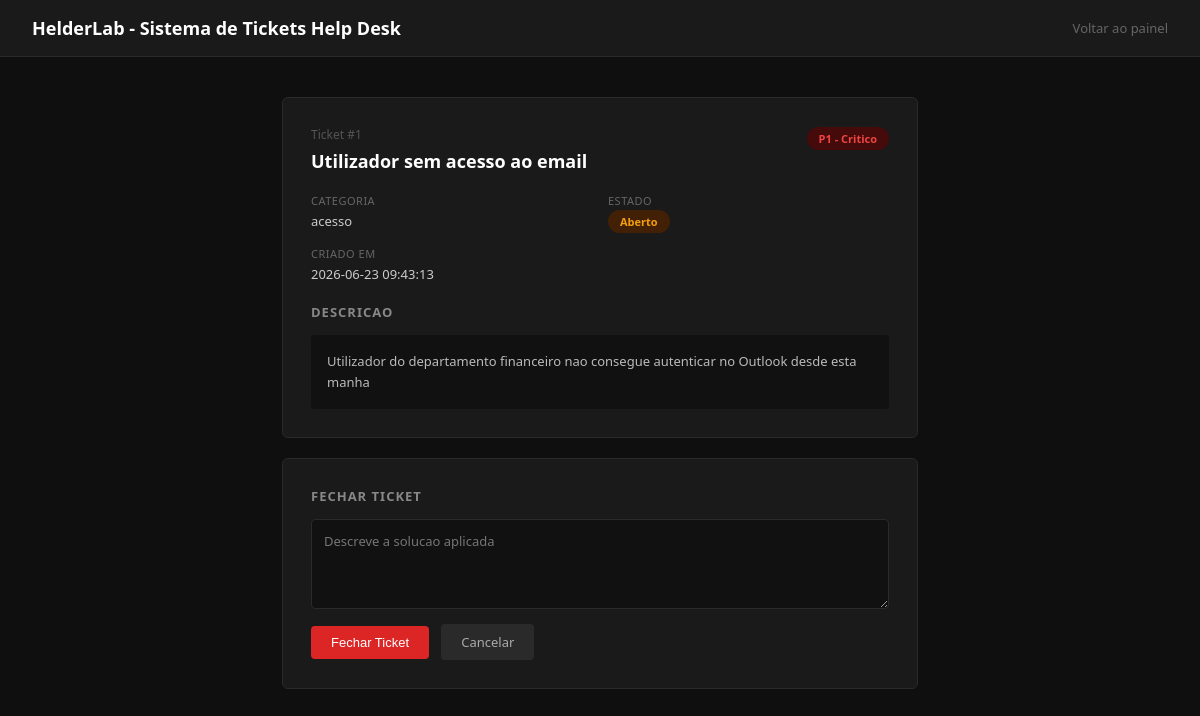
The app's page /ticket/1 with its own data.
### tables this page shows
CREATE TABLE tickets (
            id INTEGER PRIMARY KEY AUTOINCREMENT,
            titulo TEXT NOT NULL,
            descricao TEXT NOT NULL,
            categoria TEXT NOT NULL,
            prioridade TEXT NOT NULL,
            estado TEXT DEFAULT 'Aberto',
            criado_em TEXT NOT NULL,
            fechado_em TEXT,
            resolucao TEXT
        );

### app.py (the view)
@app.route('/ticket/<int:ticket_id>')
def ver_ticket(ticket_id):
    ticket = get_ticket(ticket_id)
    return render_template('ticket.html', ticket=ticket)

### models.py (called while the page is built)
def get_ticket(ticket_id):
    conn = sqlite3.connect(DB)
    conn.row_factory = sqlite3.Row
    c = conn.cursor()
    c.execute('SELECT * FROM tickets WHERE id = ?', (ticket_id,))
    row = c.fetchone()
    conn.close()
    return dict(row) if row else None

### templates/ticket.html (shortened to what this page needs)
<!DOCTYPE html>
<html lang="pt">
<head>
</head>
<body>
<header>
    <h1>HelderLab - Sistema de Tickets Help Desk</h1>
    <a href="/" style="color:#666; font-size:13px;">Voltar ao painel</a>
</header>
<div class="container">
    <div class="card">
        <div class="ticket-header">
            <div>
                <div class="ticket-id">Ticket #{{ ticket.id }}</div>
                <div class="ticket-titulo">{{ ticket.titulo }}</div>
            </div>
            <div>
                {% if 'P1' in ticket.prioridade %}
                    <span class="badge badge-p1">{{ ticket.prioridade }}</span>
                {% elif 'P2' in ticket.prioridade %}
                    <span class="badge badge-p2">{{ ticket.prioridade }}</span>
                {% else %}
                    <span class="badge badge-p3">{{ ticket.prioridade }}</span>
                {% endif %}
            </div>
        </div>
        <div class="info-grid">
            <div class="info-item">
                <div class="label">Categoria</div>
                <div class="val">{{ ticket.categoria }}</div>
            </div>
            <div class="info-item">
                <div class="label">Estado</div>
                <div class="val">
                    {% if ticket.estado == 'Aberto' %}
                        <span class="badge badge-aberto">Aberto</span>
                    {% else %}
                        <span class="badge badge-fechado">Fechado</span>
                    {% endif %}
                </div>
            </div>
            <div class="info-item">
                <div class="label">Criado em</div>
                <div class="val">{{ ticket.criado_em }}</div>
            </div>
        </div>
        <h3>Descricao</h3>
        <div class="descricao">{{ ticket.descricao }}</div>
    </div>
    {% if ticket.estado == 'Aberto' %}
    <div class="card">
        <h3>Fechar Ticket</h3>
        <form method="POST" action="/fechar/{{ ticket.id }}">
            <textarea name="resolucao" required placeholder="Descreve a solucao aplicada"></textarea>
            <button type="submit" class="btn btn-danger">Fechar Ticket</button>
            <a href="/" class="btn btn-secondary">Cancelar</a>
        </form>
    </div>
    {% endif %}
</div>
</body>
</html>

### templates/ticket.html (style rules this page uses)
* { margin: 0; padding: 0; box-sizing: border-box; }
body { font-family: 'Segoe UI', sans-serif; background: #0f0f0f; color: #e0e0e0; }
header { background: #1a1a1a; border-bottom: 1px solid #2a2a2a; padding: 16px 32px; display: flex; justify-content: space-between; align-items: center; }
header h1 { font-size: 18px; font-weight: 600; color: #ffffff; }
.container { max-width: 700px; margin: 40px auto; padding: 0 32px; }
.card { background: #1a1a1a; border: 1px solid #2a2a2a; border-radius: 6px; padding: 28px; margin-bottom: 20px; }
.ticket-header { display: flex; justify-content: space-between; align-items: flex-start; margin-bottom: 20px; }
.ticket-id { font-size: 12px; color: #555; margin-bottom: 6px; }
.ticket-titulo { font-size: 18px; font-weight: 600; color: #fff; }
.badge { padding: 4px 12px; border-radius: 20px; font-size: 11px; font-weight: 600; }
.badge-p1 { background: #450a0a; color: #ef4444; }
.badge-aberto { background: #422006; color: #f59e0b; }
.info-grid { display: grid; grid-template-columns: 1fr 1fr; gap: 16px; margin-bottom: 20px; }
.info-item .label { font-size: 11px; color: #666; text-transform: uppercase; letter-spacing: 0.5px; margin-bottom: 4px; }
.info-item .val { font-size: 13px; color: #ccc; }
.descricao { background: #111; border-radius: 4px; padding: 16px; font-size: 13px; color: #bbb; line-height: 1.6; }
h3 { font-size: 13px; color: #888; text-transform: uppercase; letter-spacing: 1px; margin-bottom: 14px; }
textarea { width: 100%; background: #111; border: 1px solid #2a2a2a; border-radius: 4px; padding: 12px; color: #e0e0e0; font-size: 13px; font-family: inherit; height: 90px; resize: vertical; }
.btn { padding: 9px 20px; border: none; border-radius: 4px; cursor: pointer; font-size: 13px; font-weight: 500; text-decoration: none; display: inline-block; margin-right: 8px; margin-top: 10px; }
.btn-danger { background: #dc2626; color: white; }
.btn-secondary { background: #2a2a2a; color: #aaa; }
a { color: #60a5fa; text-decoration: none; }

### records on screen
tickets: id "1", titulo "Utilizador sem acesso ao email", prioridade "P1 - Critico", categoria "acesso", criado_em "2026-06-23 09:43:13", descricao "Utilizador do departamento financeiro nao consegue autenticar no Outlook desde esta manha"
